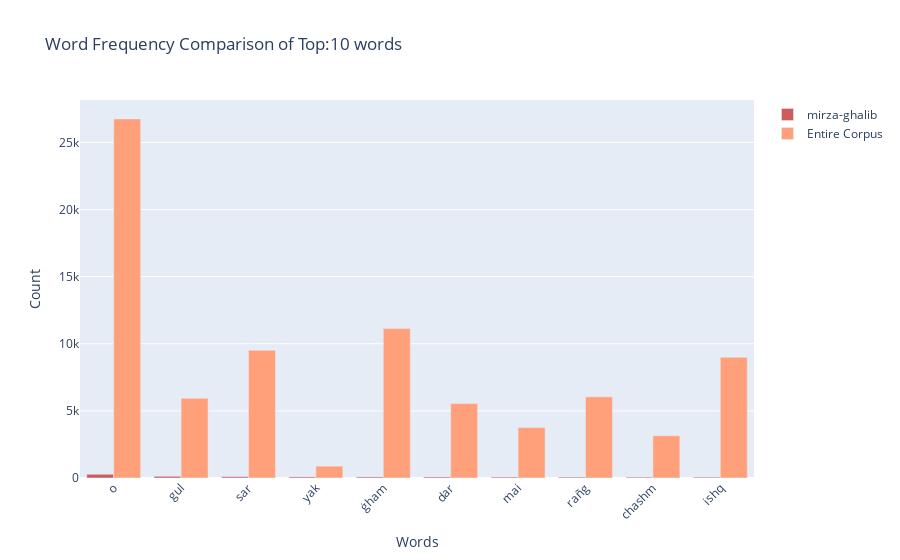

This figure's notebook cell:
### Code cell
def wordFrequencyComparisions(num_words,df1,df2):
    merged_words_df=mergeWords(df1,df2)
    words = merged_words_df["Words"].head(num_words)
    first_word_count=merged_words_df["Count_x"].head(num_words)
    second_word_count=merged_words_df["Count_y"].head(num_words)
    fig = go.Figure()
    fig.add_trace(go.Bar(
        x=words,
        y=first_word_count,
        name='mirza-ghalib',
        marker_color='indianred'
    ))
    fig.add_trace(go.Bar(
        x=words,
        y=second_word_count,
        name='Entire Corpus',
        marker_color='lightsalmon'
    ))

    # Here we modify the tickangle of the xaxis, resulting in rotated labels.
    fig.update_layout(title="Word Frequency Comparison of Top:"+str(num_words)+" words",
                      xaxis_title="Words",
                      yaxis_title="Count",barmode='group', xaxis_tickangle=-45)
    fig.show()
wordFrequencyComparisions(10,df_uni,total_corpus_words)

### Figure 1 — Plotly figure (JSON) as saved in the notebook; plotly's stock layout.template omitted (floating-point values rounded to 4 significant figures)
{"data": [{"marker": {"color": "indianred"}, "name": "mirza-ghalib", "type": "bar", "x": ["o", "gul", "sar", "yak", "ġham", "dar", "mai", "rañg", "chashm", "ishq"], "y": [277, 127, 97, 81, 78, 75, 70, 66, 63, 62]}, {"marker": {"color": "lightsalmon"}, "name": "Entire Corpus", "type": "bar", "x": ["o", "gul", "sar", "yak", "ġham", "dar", "mai", "rañg", "chashm", "ishq"], "y": [26755, 5940, 9512, 883, 11132, 5547, 3761, 6045, 3150, 8991]}], "layout": {"barmode": "group", "title": {"text": "Word Frequency Comparison of Top:10 words"}, "xaxis": {"tickangle": -45, "title": {"text": "Words"}}, "yaxis": {"title": {"text": "Count"}}}}
